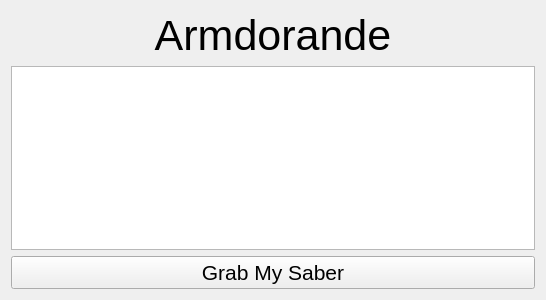
<?xml version="1.0" encoding="UTF-8"?>
<ui version="4.0">
 <class>JediCouncil</class>
 <widget class="QWidget" name="JediCouncil">
  <property name="geometry">
   <rect>
    <x>0</x>
    <y>0</y>
    <width>546</width>
    <height>300</height>
   </rect>
  </property>
  <property name="windowTitle">
   <string>Form</string>
  </property>
  <layout class="QGridLayout" name="gridLayout">
   <item row="0" column="0">
    <widget class="QLabel" name="label">
     <property name="maximumSize">
      <size>
       <width>16777215</width>
       <height>61</height>
      </size>
     </property>
     <property name="font">
      <font>
       <pointsize>32</pointsize>
      </font>
     </property>
     <property name="text">
      <string>Armdorande</string>
     </property>
     <property name="alignment">
      <set>Qt::AlignCenter</set>
     </property>
    </widget>
   </item>
   <item row="3" column="0">
    <widget class="QPushButton" name="grab">
     <property name="font">
      <font>
       <pointsize>16</pointsize>
      </font>
     </property>
     <property name="text">
      <string>Grab My Saber</string>
     </property>
    </widget>
   </item>
   <item row="2" column="0">
    <widget class="QListWidget" name="registry">
     <property name="font">
      <font>
       <pointsize>16</pointsize>
      </font>
     </property>
    </widget>
   </item>
  </layout>
 </widget>
 <resources/>
 <connections/>
</ui>
